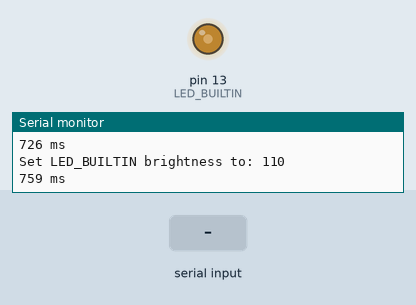
The sketch below on a simulated Arduino Mega 2560, built with avr-gcc and run on an emulated ATmega2560. Shown: output pins drawn as LEDs (lit = HIGH), the last lines printed to the serial monitor. Inputs (shaded band) come from the test bench.

Above: at 0.79 s.
At 1.2 s:
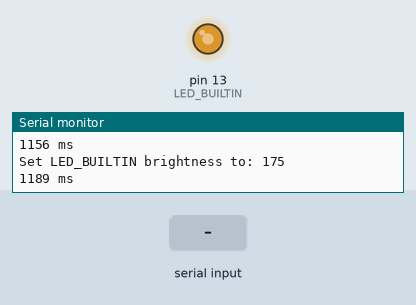
1.3 s: "1\n" received over Serial
At 7.07 s:
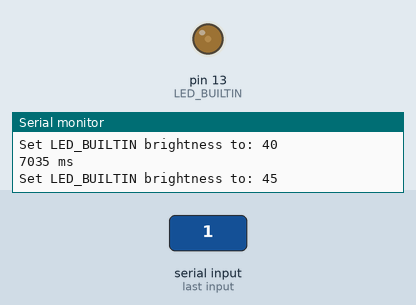
Timing chart, 0 to 10.3 s (numbered marks = the images above; inputs shaded):
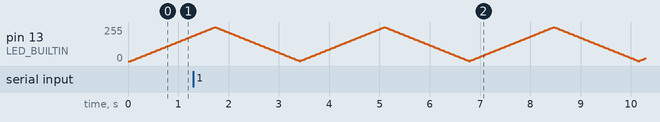

The sketch:

Serial_read_MEGA.ino
```cpp
#define BAUDRATE 115200

#define BLACK   "\033[1;30m"    // ^[1;30m   Bg Black on white
#define RED     "\033[1;31m"    // ^[1;31m   Bg Red foreground
#define GREEN   "\033[1;32m"    // ^[1;32m   Bg Green foreground
#define YELLOW  "\033[1;33m"    // ^[1;33m   Bg Yellow foreground
#define BLUE    "\033[1;34m"    // ^[1;34m   Bg Blue foreground
#define MAGENTA "\033[1;35m"    // ^[1;35m   Bg Magenta foreground
#define CYAN    "\033[1;36m"    // ^[1;36m   Bg Cyan foreground
#define WHITE   "\033[1;37m"    // ^[1;37m   Bg White foreground
#define RESET   "\033[1;39m"    // ^[1;39m   RESET color

#define MAX_STRING  100
#define MAX_FPS     30 // Max Frames Per Second

String inputString = "";      // a String to hold incoming data
bool stringComplete = false;  // whether the string is complete
unsigned int i = 0;

int brightness = 0;  // how bright the LED is
int fadeAmount = 5;  // how many points to fade the LED by

unsigned long previousMillis = 0;  // will store last time LED was updated

void setup() {
  // put your setup code here, to run once:
  // initialize serial:
  Serial.begin(BAUDRATE);
  Serial.setTimeout(5000); // 5 s
  while(!Serial); // Loop until UART is ready
  Serial.println("UART is ready");
  Serial.print(millis());
  Serial.println(" ms");

  // reserve MAX_STRING bytes for the inputString:
  inputString.reserve(MAX_STRING);
  Serial.println("Reserve space for inputString");
  Serial.print(millis());
  Serial.println(" ms");

  // declare pin 9 to be an output:
  pinMode(LED_BUILTIN, OUTPUT);
  Serial.println("Set pin mode LED_BUILTIN as OUTPUT");
  Serial.print(millis());
  Serial.println(" ms");
}

void loop() {
  // wait for 16 milliseconds to see the dimming effect
  unsigned long currentMillis = millis();
  if (currentMillis - previousMillis >= (unsigned long)(((float)1/MAX_FPS)*1000)) {
    // save the last time you blinked the LED
    previousMillis = currentMillis;

    // put your main code here, to run repeatedly:
    // print the string when a newline arrives:
    // set the brightness of pin 9:
    analogWrite(LED_BUILTIN, brightness);
    Serial.print("Set LED_BUILTIN brightness to: ");
    Serial.print(brightness);
    Serial.println();
    Serial.print(millis());
    Serial.println(" ms");

    // change the brightness for next time through the loop:
    brightness += fadeAmount;

    // reverse the direction of the fading at the ends of the fade:
    if (brightness <= 0 || brightness >= 255) {
      fadeAmount = -fadeAmount;
      Serial.print("Set fadeAmount to: ");
      Serial.print(fadeAmount);
      Serial.println();
      Serial.print(millis());
      Serial.println(" ms");
    } // end of if
  } // end of if currentMillis - previousMillis >= MAX_DELAY

  if (stringComplete) {
    Serial.println(inputString);
    Serial.print("Amount of characters: ");
    Serial.println(i);
    // clear the string:
    inputString = "";
    stringComplete = false;
    i = 0;
  } // end of if
} // end of loop

/*
  SerialEvent occurs whenever a new data comes in the hardware serial RX. This
  routine is run between each time loop() runs, so using delay inside loop can
  delay response. Multiple bytes of data may be available.
*/
void serialEvent() {
  while (Serial.available()) {
    // get the new byte:
    char inChar = (char)Serial.read();
//    Serial.readBytesUntil('\n', inputString, MAX_STRING);

    // add it to the inputString:
    inputString += inChar;
    i++;

    // if the incoming character is a newline, set a flag so the main loop can
    // do something about it:
    if (inChar == '\n') {
      stringComplete = true;
    } // end if
  } // end while
} // end serialEvent
```
